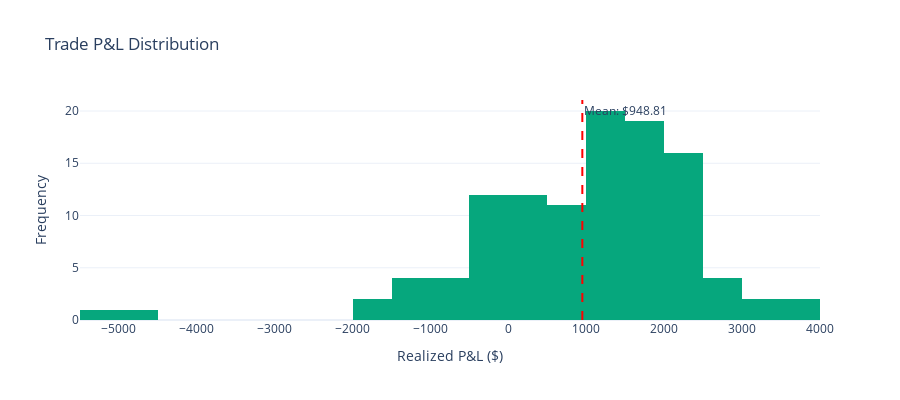

This figure's notebook cell:
### Code cell
# 2. P&L Distribution
closed_trades = trade_log[trade_log['action'] == 'close']

if not closed_trades.empty:
    fig2 = go.Figure()
    
    # Histogram
    fig2.add_trace(go.Histogram(
        x=closed_trades['realized_pnl'],
        nbinsx=30,
        name='P&L Distribution',
        marker_color='#06A77D'
    ))
    
    # Add mean line
    mean_pnl = closed_trades['realized_pnl'].mean()
    fig2.add_vline(
        x=mean_pnl,
        line_dash="dash",
        line_color="red",
        annotation_text=f"Mean: ${mean_pnl:,.2f}"
    )
    
    fig2.update_layout(
        title='Trade P&L Distribution',
        xaxis_title='Realized P&L ($)',
        yaxis_title='Frequency',
        template='plotly_white',
        height=400
    )
    
    fig2.show()
    print('Chart 2: P&L Distribution ✓')
else:
    print('No closed trades for P&L distribution')

### Figure 1 — Plotly figure (JSON) as saved in the notebook; plotly's stock layout.template omitted (floating-point values rounded to 4 significant figures)
{"data": [{"marker": {"color": "#06A77D"}, "name": "P&L Distribution", "nbinsx": 30, "type": "histogram", "x": [-1459.0, -1193.0, -1574.0, -29.41, -506.9, 840.0, 1214.0, 1214.0, 1019.0, -186.7, 1843.0, 671.8, 1558.0, 323.0, 1117.0, 91.98, 604.2, 490.8, -1073.0, -950.3, 1410.0, 2043.0, 1959.0, 1883.0, 652.5, 553.7, 732.9, 1448.0, 1525.0, -138.0, 78.86, -262.2, 1149.0, 201.7, -525.1, -345.4, 1739.0, 88.17, 156.5, 1282.0, 278.7, 165.0, 1202.0, 2672.0, 1282.0, 2256.0, 2510.0, 2413.0, 2838.0, 2070.0, 1300.0, 289.5, 911.1, 2023.0, 1747.0, 734.7, 1305.0, 1335.0, -278.1, 415.6, 1966.0, 1541.0, 2076.0, 3735.0, 3721.0, 2053.0, 1979.0, 1990.0, 2017.0, 1416.0, 3154.0, 2202.0, 3254.0, -1923.0, -115.6, 2234.0, 2167.0, 1308.0, 1786.0, 2255.0, 91.44, 1188.0, 2288.0, 2329.0, 1589.0, 1856.0, 2535.0, 1928.0, -5384.0, -4937.0, 1797.0, 2080.0, -388.3, 2338.0, -339.9, -974.8, 802.1, 1062.0, 1288.0, 1232.0, 1546.0, 1609.0, -1168.0, 1873.0, 805.8, -25.18, -113.9, -468.6, 1065.0, 933.7]}], "layout": {"annotations": [{"showarrow": false, "text": "Mean: $948.81", "x": 948.8, "xanchor": "left", "xref": "x", "y": 1, "yanchor": "top", "yref": "y domain"}], "height": 400, "shapes": [{"line": {"color": "red", "dash": "dash"}, "type": "line", "x0": 948.8, "x1": 948.8, "xref": "x", "y0": 0, "y1": 1, "yref": "y domain"}], "title": {"text": "Trade P&L Distribution"}, "xaxis": {"title": {"text": "Realized P&L ($)"}}, "yaxis": {"title": {"text": "Frequency"}}}}
